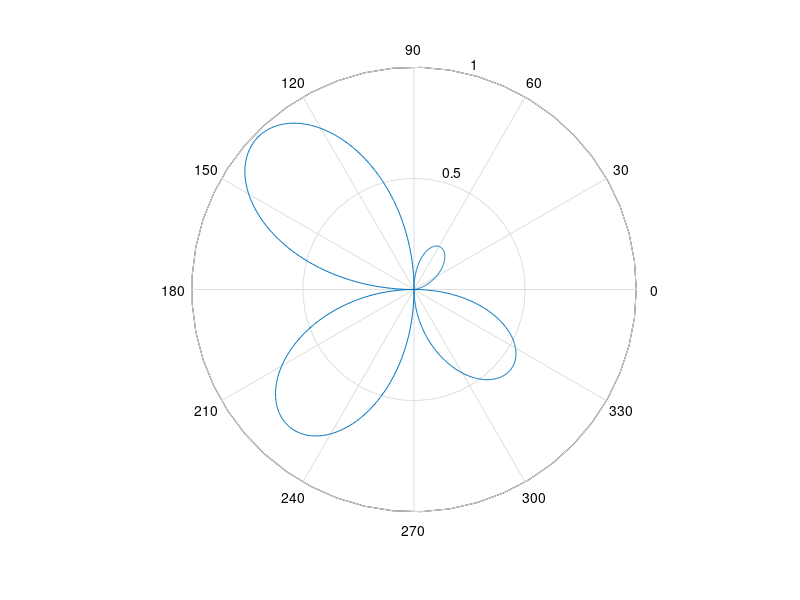

Reproduce this figure in MATLAB.
function main
clc
clear
format compact
disp('Problem 5')
%Givens
theta1 = [3*pi/4, 7*pi/4];
theta2 = linspace(0,2*pi,1000); 
%Calls function to calculate radius
r1 = rad_eqn(theta1);
r2 = rad_eqn(theta2);
%Displays results
fprintf('Theta: %3.2f  R: %3.2f\n',theta1',r1')
figure(1)
%Polar graph
polar(theta2,r2)

disp('Problem 8')

%Givens
gamma = 0.696;
r = 0.35;
d = 0.12;
t = 0.002;

%Anonymous function to calculate surface area
W = @(r,d,t,gamma) gamma.*(pi^2)*(2*r+d).*d.*t;
W1 = W(r,d,t,gamma);
fprintf('The weight W = %3.5f\n',W1)


disp('Problem 11')
w = [220, 135];
h = [74, 67];
age = [35, 22];
gen = [1, 0];
for i = 1:2
  [BMI, BFP] = Body_Fat(w(i),h(i),age(i),gen(i));
  fprintf('[Weight, Height, Age, Gender] = [%.i, %.i, %.i, %.i] has BMI = %3.2f and BFP %3.2f\n',w(i),h(i),age(i),gen(i),BMI,BFP)
end



end

function r = rad_eqn(theta)
%Calculates r given theta for problem 5
	r = 2*cos(theta).*sin(theta).*sin(theta/4);
end

function [BMI, BFP] = Body_Fat(w,h,age,gen)
%Calculates body mass index and body fat percentage given weight, height,
%age, and gender (1 = male, 0 = female)
  BMI = 703*w./(h.^2);
	BFP = 1.2*BMI+0.23*age-10.8*gen-0.54;	
end



